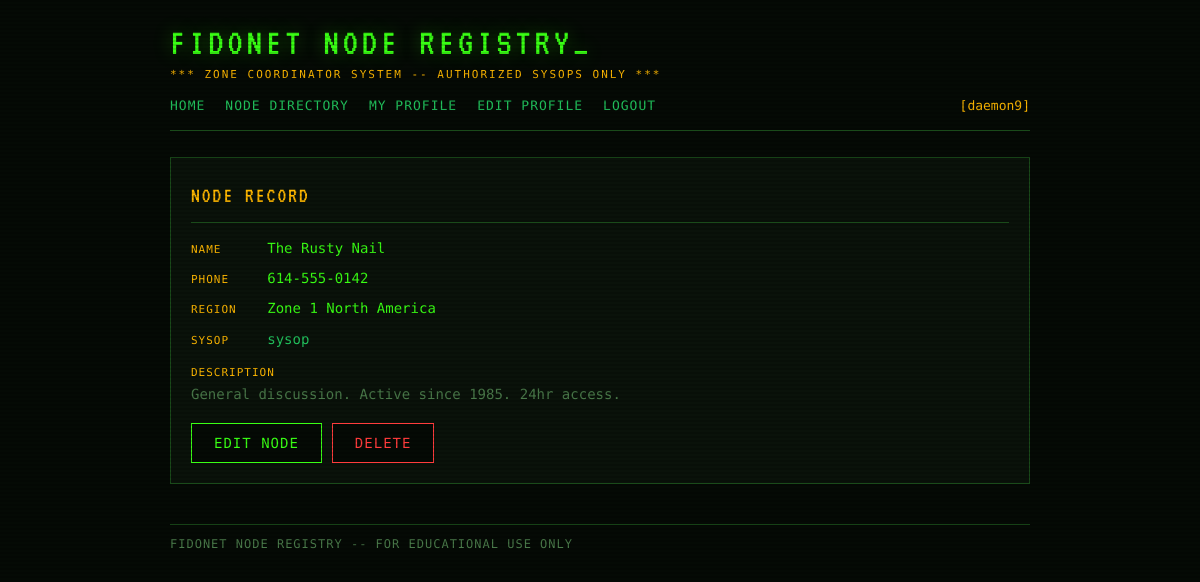
Page /node/1 (signed in) on the committed database.
### tables this page shows
CREATE TABLE nodes (
            id INTEGER PRIMARY KEY AUTOINCREMENT,
            name TEXT NOT NULL,
            phone TEXT,
            region TEXT,
            description TEXT,
            owner_id INTEGER NOT NULL
        );

CREATE TABLE users (
            id INTEGER PRIMARY KEY AUTOINCREMENT,
            username TEXT UNIQUE NOT NULL,
            password_hash TEXT NOT NULL,
            role TEXT NOT NULL DEFAULT 'user',
            region TEXT,
            joined INTEGER
        );

### app.py (the view)
@app.route('/node/<int:node_id>')
def node_view(node_id):
    current = get_current_user(request)
    if not current:
        return redirect(url_for('login'))
    node = node_repo.find_by_id(node_id)
    if not node:
        flash('Node not found.', 'error')
        return redirect(url_for('directory'))
    return render_template('node_view.html', node=node, current_user=current)

### app.py (called while the page is built)
def get_current_user(req):
    token = req.cookies.get('bbs_token')
    if not token:
        return None
    return sessions.get(token)

    def fetchone(self, query, params=()):
        cursor = self._conn.cursor()
        cursor.execute(query, params)
        return cursor.fetchone()

    def find_by_id(self, record_id):
        return self._db.fetchone("""
            SELECT n.*, u.username AS owner_username
            FROM nodes n JOIN users u ON n.owner_id = u.id
            WHERE n.id = ?
        """, (record_id,))

### templates/node_view.html
{% extends "base.html" %}
{% block content %}
<div class="panel">
  <div class="panel-title">NODE RECORD</div>
  <div class="node-detail"><span class="label">NAME &nbsp;&nbsp;&nbsp;&nbsp; </span><span class="value">{{ node.name }}</span></div>
  <div class="node-detail"><span class="label">PHONE &nbsp;&nbsp;&nbsp; </span><span class="value">{{ node.phone }}</span></div>
  <div class="node-detail"><span class="label">REGION &nbsp;&nbsp; </span><span class="value">{{ node.region }}</span></div>
  <div class="node-detail"><span class="label">SYSOP &nbsp;&nbsp;&nbsp; </span><span class="value"><a href="{{ url_for('profile', user_id=node.owner_id) }}">{{ node.owner_username }}</a></span></div>
  <div class="node-detail" style="margin-top:10px;"><span class="label">DESCRIPTION</span><br><span class="value" style="color:var(--grey);">{{ node.description }}</span></div>
  {% if current_user %}
  <div class="btn-row" style="margin-top:18px;">
    <a href="{{ url_for('node_edit', node_id=node.id) }}" class="btn">EDIT NODE</a>
    <a href="{{ url_for('node_delete', node_id=node.id) }}" class="btn btn-danger">DELETE</a>
  </div>
  {% endif %}
</div>
{% endblock %}

### static/css/style.css (style rules this page uses)
:root { --bg: #050a05; --bg-panel: #0a120a; --green: #39ff14; --green-dim: #1a7a0a; --green-mid: #22c55e; --amber: #ffb800; --red: #ff3c3c; --grey: #4a7a4a; --text: #c8f5c8; --border: #1a4a1a; --font-mono: 'Share Tech Mono', monospace; --font-vt: 'VT323', monospace; }
* { box-sizing: border-box; margin: 0; padding: 0; }
body { background: var(--bg); color: var(--text); font-family: var(--font-mono); font-size: 14px; line-height: 1.6; min-height: 100vh; }
body::before { content: ''; position: fixed; inset: 0; background: repeating-linear-gradient( 0deg, transparent, transparent 2px, rgba(0,0,0,0.12) 2px, rgba(0,0,0,0.12) 4px ); pointer-events: none; z-index: 9999; }
.panel { background: var(--bg-panel); border: 1px solid var(--border); padding: 20px; margin-bottom: 20px; }
.panel-title { font-family: var(--font-vt); font-size: 22px; color: var(--amber); letter-spacing: 2px; margin-bottom: 14px; border-bottom: 1px solid var(--border); padding-bottom: 8px; }
.btn { background: var(--bg); border: 1px solid var(--green); color: var(--green); font-family: var(--font-mono); font-size: 14px; padding: 8px 22px; cursor: pointer; letter-spacing: 1px; text-decoration: none; display: inline-block; }
.btn-danger { border-color: var(--red); color: var(--red); }
.btn-row { margin-top: 6px; display: flex; gap: 10px; }
.node-detail { margin-bottom: 8px; }
.node-detail .label { color: var(--amber); font-size: 11px; letter-spacing: 1px; }
.node-detail .value { color: var(--green); }
a { color: var(--green-mid); text-decoration: none; }

### rows in the picture
nodes: name "The Rusty Nail", phone "614-555-0142", region "Zone 1 North America", description "General discussion. Active since 1985. 24hr access."
users: owner_username "sysop"

### other values in the picture
{{ current_user.username }} "daemon9"
